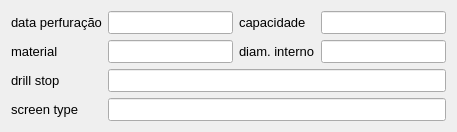
     <widget class="QWidget" name="tab_4">
      <attribute name="title">
       <string>Dados da perfuração</string>
      </attribute>
      <layout class="QGridLayout" name="gridLayout_5">
       <item row="0" column="0">
        <widget class="QLabel" name="label_24">
         <property name="sizePolicy">
          <sizepolicy hsizetype="Minimum" vsizetype="Fixed">
           <horstretch>0</horstretch>
           <verstretch>0</verstretch>
          </sizepolicy>
         </property>
         <property name="minimumSize">
          <size>
           <width>0</width>
           <height>0</height>
          </size>
         </property>
         <property name="maximumSize">
          <size>
           <width>16777215</width>
           <height>16777215</height>
          </size>
         </property>
         <property name="font">
          <font>
           <family>Arial</family>
           <pointsize>10</pointsize>
          </font>
         </property>
         <property name="text">
          <string>data perfuração</string>
         </property>
         <property name="scaledContents">
          <bool>true</bool>
         </property>
         <property name="alignment">
          <set>Qt::AlignLeading|Qt::AlignLeft|Qt::AlignVCenter</set>
         </property>
        </widget>
       </item>
       <item row="0" column="1">
        <widget class="QLineEdit" name="drilldate">
         <property name="sizePolicy">
          <sizepolicy hsizetype="Expanding" vsizetype="Fixed">
           <horstretch>0</horstretch>
           <verstretch>0</verstretch>
          </sizepolicy>
         </property>
         <property name="minimumSize">
          <size>
           <width>0</width>
           <height>0</height>
          </size>
         </property>
         <property name="maximumSize">
          <size>
           <width>16777215</width>
           <height>16777215</height>
          </size>
         </property>
         <property name="font">
          <font>
           <family>Arial</family>
           <pointsize>10</pointsize>
          </font>
         </property>
         <property name="toolTip">
          <string>&lt;!DOCTYPE HTML PUBLIC &quot;-//W3C//DTD HTML 4.0//EN&quot; &quot;http://www.w3.org/TR/REC-html40/strict.dtd&quot;&gt;
&lt;html&gt;&lt;head&gt;&lt;meta name=&quot;qrichtext&quot; content=&quot;1&quot; /&gt;&lt;style type=&quot;text/css&quot;&gt;
p, li { white-space: pre-wrap; }
&lt;/style&gt;&lt;/head&gt;&lt;body style=&quot; font-family:'MS Shell Dlg 2'; font-size:8.25pt; font-weight:400; font-style:normal;&quot;&gt;
&lt;p style=&quot; margin-top:0px; margin-bottom:0px; margin-left:0px; margin-right:0px; -qt-block-indent:0; text-indent:0px;&quot;&gt;&lt;span style=&quot; font-size:8pt;&quot;&gt;date when drilling was finished&lt;/span&gt;&lt;/p&gt;&lt;/body&gt;&lt;/html&gt;</string>
         </property>
        </widget>
       </item>
       <item row="0" column="2">
        <widget class="QLabel" name="label_12">
         <property name="sizePolicy">
          <sizepolicy hsizetype="Preferred" vsizetype="Fixed">
           <horstretch>0</horstretch>
           <verstretch>0</verstretch>
          </sizepolicy>
         </property>
         <property name="minimumSize">
          <size>
           <width>0</width>
           <height>0</height>
          </size>
         </property>
         <property name="maximumSize">
          <size>
           <width>16777215</width>
           <height>16777215</height>
          </size>
         </property>
         <property name="font">
          <font>
           <family>Arial</family>
           <pointsize>10</pointsize>
          </font>
         </property>
         <property name="text">
          <string>capacidade</string>
         </property>
         <property name="scaledContents">
          <bool>true</bool>
         </property>
         <property name="alignment">
          <set>Qt::AlignLeading|Qt::AlignLeft|Qt::AlignVCenter</set>
         </property>
        </widget>
       </item>
       <item row="0" column="3">
        <widget class="QLineEdit" name="capacity">
         <property name="sizePolicy">
          <sizepolicy hsizetype="Expanding" vsizetype="Fixed">
           <horstretch>0</horstretch>
           <verstretch>0</verstretch>
          </sizepolicy>
         </property>
         <property name="minimumSize">
          <size>
           <width>0</width>
           <height>0</height>
          </size>
         </property>
         <property name="maximumSize">
          <size>
           <width>16777215</width>
           <height>16777215</height>
          </size>
         </property>
         <property name="font">
          <font>
           <family>Arial</family>
           <pointsize>10</pointsize>
          </font>
         </property>
         <property name="toolTip">
          <string>&lt;!DOCTYPE HTML PUBLIC &quot;-//W3C//DTD HTML 4.0//EN&quot; &quot;http://www.w3.org/TR/REC-html40/strict.dtd&quot;&gt;
&lt;html&gt;&lt;head&gt;&lt;meta name=&quot;qrichtext&quot; content=&quot;1&quot; /&gt;&lt;style type=&quot;text/css&quot;&gt;
p, li { white-space: pre-wrap; }
&lt;/style&gt;&lt;/head&gt;&lt;body style=&quot; font-family:'MS Shell Dlg 2'; font-size:8.25pt; font-weight:400; font-style:normal;&quot;&gt;
&lt;p style=&quot; margin-top:0px; margin-bottom:0px; margin-left:0px; margin-right:0px; -qt-block-indent:0; text-indent:0px;&quot;&gt;&lt;span style=&quot; font-family:'Arial,sans-serif'; font-size:8pt; color:#000000; background-color:#ffffff;&quot;&gt;Well capacity: &lt;/span&gt;&lt;/p&gt;
&lt;p style=&quot; margin-top:0px; margin-bottom:0px; margin-left:0px; margin-right:0px; -qt-block-indent:0; text-indent:0px;&quot;&gt;&lt;span style=&quot; font-size:8pt;&quot;&gt;For direct push drillings, flushed with water or air, &lt;/span&gt;&lt;/p&gt;
&lt;p style=&quot; margin-top:0px; margin-bottom:0px; margin-left:0px; margin-right:0px; -qt-block-indent:0; text-indent:0px;&quot;&gt;&lt;span style=&quot; font-size:8pt;&quot;&gt;the capacity may be reported in the scale:&lt;/span&gt;&lt;/p&gt;
&lt;p style=&quot; margin-top:0px; margin-bottom:0px; margin-left:0px; margin-right:0px; -qt-block-indent:0; text-indent:0px;&quot;&gt;&lt;span style=&quot; font-size:8pt;&quot;&gt;1,2,3,4-,4,4+,5-,5,5+,6-,6,6+&lt;/span&gt;&lt;/p&gt;
&lt;p style=&quot; margin-top:0px; margin-bottom:0px; margin-left:0px; margin-right:0px; -qt-block-indent:0; text-indent:0px;&quot;&gt;&lt;span style=&quot; font-size:8pt;&quot;&gt;(same as in table stratigraphy).&lt;/span&gt;&lt;/p&gt;
&lt;p style=&quot; margin-top:0px; margin-bottom:0px; margin-left:0px; margin-right:0px; -qt-block-indent:0; text-indent:0px;&quot;&gt;&lt;span style=&quot; font-size:8pt;&quot;&gt;For wells, capacity may be given as l/h.&lt;/span&gt;&lt;/p&gt;&lt;/body&gt;&lt;/html&gt;</string>
         </property>
        </widget>
       </item>
       <item row="1" column="0">
        <widget class="QLabel" name="label_21">
         <property name="sizePolicy">
          <sizepolicy hsizetype="Minimum" vsizetype="Fixed">
           <horstretch>0</horstretch>
           <verstretch>0</verstretch>
          </sizepolicy>
         </property>
         <property name="minimumSize">
          <size>
           <width>0</width>
           <height>0</height>
          </size>
         </property>
         <property name="maximumSize">
          <size>
           <width>16777215</width>
           <height>16777215</height>
          </size>
         </property>
         <property name="font">
          <font>
           <family>Arial</family>
           <pointsize>10</pointsize>
          </font>
         </property>
         <property name="text">
          <string>material</string>
         </property>
         <property name="scaledContents">
          <bool>true</bool>
         </property>
         <property name="alignment">
          <set>Qt::AlignLeading|Qt::AlignLeft|Qt::AlignVCenter</set>
         </property>
        </widget>
       </item>
       <item row="1" column="1">
        <widget class="QLineEdit" name="material">
         <property name="sizePolicy">
          <sizepolicy hsizetype="Expanding" vsizetype="Fixed">
           <horstretch>0</horstretch>
           <verstretch>0</verstretch>
          </sizepolicy>
         </property>
         <property name="minimumSize">
          <size>
           <width>0</width>
           <height>0</height>
          </size>
         </property>
         <property name="maximumSize">
          <size>
           <width>16777215</width>
           <height>16777215</height>
          </size>
         </property>
         <property name="font">
          <font>
           <family>Arial</family>
           <pointsize>10</pointsize>
          </font>
         </property>
         <property name="toolTip">
          <string>&lt;!DOCTYPE HTML PUBLIC &quot;-//W3C//DTD HTML 4.0//EN&quot; &quot;http://www.w3.org/TR/REC-html40/strict.dtd&quot;&gt;
&lt;html&gt;&lt;head&gt;&lt;meta name=&quot;qrichtext&quot; content=&quot;1&quot; /&gt;&lt;style type=&quot;text/css&quot;&gt;
p, li { white-space: pre-wrap; }
&lt;/style&gt;&lt;/head&gt;&lt;body style=&quot; font-family:'MS Shell Dlg 2'; font-size:8.25pt; font-weight:400; font-style:normal;&quot;&gt;
&lt;p style=&quot; margin-top:0px; margin-bottom:0px; margin-left:0px; margin-right:0px; -qt-block-indent:0; text-indent:0px;&quot;&gt;&lt;span style=&quot; font-size:8pt;&quot;&gt;Steel&lt;/span&gt;&lt;/p&gt;
&lt;p style=&quot; margin-top:0px; margin-bottom:0px; margin-left:0px; margin-right:0px; -qt-block-indent:0; text-indent:0px;&quot;&gt;&lt;span style=&quot; font-size:8pt;&quot;&gt;Concrete&lt;/span&gt;&lt;/p&gt;
&lt;p style=&quot; margin-top:0px; margin-bottom:0px; margin-left:0px; margin-right:0px; -qt-block-indent:0; text-indent:0px;&quot;&gt;&lt;span style=&quot; font-size:8pt;&quot;&gt;Stones&lt;/span&gt;&lt;/p&gt;
&lt;p style=&quot; margin-top:0px; margin-bottom:0px; margin-left:0px; margin-right:0px; -qt-block-indent:0; text-indent:0px;&quot;&gt;&lt;span style=&quot; font-size:8pt;&quot;&gt;Stainless steel&lt;/span&gt;&lt;/p&gt;
&lt;p style=&quot; margin-top:0px; margin-bottom:0px; margin-left:0px; margin-right:0px; -qt-block-indent:0; text-indent:0px;&quot;&gt;&lt;span style=&quot; font-size:8pt;&quot;&gt;etc&lt;/span&gt;&lt;/p&gt;&lt;/body&gt;&lt;/html&gt;</string>
         </property>
         <property name="text">
          <string/>
         </property>
        </widget>
       </item>
       <item row="1" column="2">
        <widget class="QLabel" name="label_19">
         <property name="sizePolicy">
          <sizepolicy hsizetype="Preferred" vsizetype="Fixed">
           <horstretch>0</horstretch>
           <verstretch>0</verstretch>
          </sizepolicy>
         </property>
         <property name="minimumSize">
          <size>
           <width>0</width>
           <height>0</height>
          </size>
         </property>
         <property name="maximumSize">
          <size>
           <width>16777215</width>
           <height>16777215</height>
          </size>
         </property>
         <property name="font">
          <font>
           <family>Arial</family>
           <pointsize>10</pointsize>
          </font>
         </property>
         <property name="text">
          <string>diam. interno</string>
         </property>
         <property name="scaledContents">
          <bool>true</bool>
         </property>
         <property name="alignment">
          <set>Qt::AlignLeading|Qt::AlignLeft|Qt::AlignVCenter</set>
         </property>
        </widget>
       </item>
       <item row="1" column="3">
        <widget class="QLineEdit" name="diam">
         <property name="sizePolicy">
          <sizepolicy hsizetype="Expanding" vsizetype="Fixed">
           <horstretch>0</horstretch>
           <verstretch>0</verstretch>
          </sizepolicy>
         </property>
         <property name="minimumSize">
          <size>
           <width>0</width>
           <height>0</height>
          </size>
         </property>
         <property name="maximumSize">
          <size>
           <width>16777215</width>
           <height>16777215</height>
          </size>
         </property>
         <property name="font">
          <font>
           <family>Arial</family>
           <pointsize>10</pointsize>
          </font>
         </property>
         <property name="toolTip">
          <string>&lt;!DOCTYPE HTML PUBLIC &quot;-//W3C//DTD HTML 4.0//EN&quot; &quot;http://www.w3.org/TR/REC-html40/strict.dtd&quot;&gt;
&lt;html&gt;&lt;head&gt;&lt;meta name=&quot;qrichtext&quot; content=&quot;1&quot; /&gt;&lt;style type=&quot;text/css&quot;&gt;
p, li { white-space: pre-wrap; }
&lt;/style&gt;&lt;/head&gt;&lt;body style=&quot; font-family:'MS Shell Dlg 2'; font-size:8.25pt; font-weight:400; font-style:normal;&quot;&gt;
&lt;p style=&quot; margin-top:0px; margin-bottom:0px; margin-left:0px; margin-right:0px; -qt-block-indent:0; text-indent:0px;&quot;&gt;&lt;span style=&quot; font-size:8pt;&quot;&gt;Casing pipe inner diameter (mm).&lt;/span&gt;&lt;/p&gt;
&lt;p style=&quot; margin-top:0px; margin-bottom:0px; margin-left:0px; margin-right:0px; -qt-block-indent:0; text-indent:0px;&quot;&gt;&lt;span style=&quot; font-size:8pt;&quot;&gt;Dimension för screens and filters &lt;/span&gt;&lt;/p&gt;
&lt;p style=&quot; margin-top:0px; margin-bottom:0px; margin-left:0px; margin-right:0px; -qt-block-indent:0; text-indent:0px;&quot;&gt;&lt;span style=&quot; font-size:8pt;&quot;&gt;are given in field for screen type below.&lt;/span&gt;&lt;/p&gt;&lt;/body&gt;&lt;/html&gt;</string>
         </property>
        </widget>
       </item>
       <item row="2" column="0">
        <widget class="QLabel" name="label_11">
         <property name="enabled">
          <bool>true</bool>
         </property>
         <property name="sizePolicy">
          <sizepolicy hsizetype="Minimum" vsizetype="Fixed">
           <horstretch>100</horstretch>
           <verstretch>100</verstretch>
          </sizepolicy>
         </property>
         <property name="minimumSize">
          <size>
           <width>0</width>
           <height>0</height>
          </size>
         </property>
         <property name="maximumSize">
          <size>
           <width>16777215</width>
           <height>16777215</height>
          </size>
         </property>
         <property name="font">
          <font>
           <family>Arial</family>
           <pointsize>10</pointsize>
          </font>
         </property>
         <property name="toolTip">
          <string>Parada da perf.</string>
         </property>
         <property name="layoutDirection">
          <enum>Qt::RightToLeft</enum>
         </property>
         <property name="text">
          <string>drill stop</string>
         </property>
         <property name="alignment">
          <set>Qt::AlignLeading|Qt::AlignLeft|Qt::AlignVCenter</set>
         </property>
        </widget>
       </item>
       <item row="2" column="1" colspan="3">
        <widget class="QLineEdit" name="drillstop">
         <property name="sizePolicy">
          <sizepolicy hsizetype="Expanding" vsizetype="Fixed">
           <horstretch>0</horstretch>
           <verstretch>0</verstretch>
          </sizepolicy>
         </property>
         <property name="minimumSize">
          <size>
           <width>0</width>
           <height>0</height>
          </size>
         </property>
         <property name="maximumSize">
          <size>
           <width>16777215</width>
           <height>16777215</height>
          </size>
         </property>
         <property name="font">
          <font>
           <family>Arial</family>
           <pointsize>10</pointsize>
          </font>
         </property>
         <property name="toolTip">
          <string>&lt;!DOCTYPE HTML PUBLIC &quot;-//W3C//DTD HTML 4.0//EN&quot; &quot;http://www.w3.org/TR/REC-html40/strict.dtd&quot;&gt;
&lt;html&gt;&lt;head&gt;&lt;meta name=&quot;qrichtext&quot; content=&quot;1&quot; /&gt;&lt;style type=&quot;text/css&quot;&gt;
p, li { white-space: pre-wrap; }
&lt;/style&gt;&lt;/head&gt;&lt;body style=&quot; font-family:'MS Shell Dlg 2'; font-size:8.25pt; font-weight:400; font-style:normal;&quot;&gt;
&lt;p style=&quot; margin-top:0px; margin-bottom:0px; margin-left:0px; margin-right:0px; -qt-block-indent:0; text-indent:0px;&quot;&gt;&lt;span style=&quot; font-size:8pt;&quot;&gt;stop against boulder or rock&lt;/span&gt;&lt;/p&gt;
&lt;p style=&quot; margin-top:0px; margin-bottom:0px; margin-left:0px; margin-right:0px; -qt-block-indent:0; text-indent:0px;&quot;&gt;&lt;span style=&quot; font-size:8pt;&quot;&gt;stop against rock&lt;/span&gt;&lt;/p&gt;
&lt;p style=&quot; margin-top:0px; margin-bottom:0px; margin-left:0px; margin-right:0px; -qt-block-indent:0; text-indent:0px;&quot;&gt;&lt;span style=&quot; font-size:8pt;&quot;&gt;stop in rock&lt;/span&gt;&lt;/p&gt;
&lt;p style=&quot; margin-top:0px; margin-bottom:0px; margin-left:0px; margin-right:0px; -qt-block-indent:0; text-indent:0px;&quot;&gt;&lt;span style=&quot; font-size:8pt;&quot;&gt;frictional stop&lt;/span&gt;&lt;/p&gt;
&lt;p style=&quot; margin-top:0px; margin-bottom:0px; margin-left:0px; margin-right:0px; -qt-block-indent:0; text-indent:0px;&quot;&gt;&lt;span style=&quot; font-size:8pt;&quot;&gt;stop in till&lt;/span&gt;&lt;/p&gt;
&lt;p style=&quot; margin-top:0px; margin-bottom:0px; margin-left:0px; margin-right:0px; -qt-block-indent:0; text-indent:0px;&quot;&gt;&lt;span style=&quot; font-size:8pt;&quot;&gt;drilling may proceed&lt;/span&gt;&lt;/p&gt;
&lt;p style=&quot; margin-top:0px; margin-bottom:0px; margin-left:0px; margin-right:0px; -qt-block-indent:0; text-indent:0px;&quot;&gt;&lt;span style=&quot; font-size:8pt;&quot;&gt;...&lt;/span&gt;&lt;/p&gt;&lt;/body&gt;&lt;/html&gt;</string>
         </property>
        </widget>
       </item>
       <item row="3" column="0">
        <widget class="QLabel" name="label_13">
         <property name="enabled">
          <bool>true</bool>
         </property>
         <property name="sizePolicy">
          <sizepolicy hsizetype="Minimum" vsizetype="Fixed">
           <horstretch>100</horstretch>
           <verstretch>100</verstretch>
          </sizepolicy>
         </property>
         <property name="minimumSize">
          <size>
           <width>0</width>
           <height>0</height>
          </size>
         </property>
         <property name="maximumSize">
          <size>
           <width>16777215</width>
           <height>16777215</height>
          </size>
         </property>
         <property name="font">
          <font>
           <family>Arial</family>
           <pointsize>10</pointsize>
          </font>
         </property>
         <property name="layoutDirection">
          <enum>Qt::RightToLeft</enum>
         </property>
         <property name="text">
          <string>screen type</string>
         </property>
         <property name="alignment">
          <set>Qt::AlignLeading|Qt::AlignLeft|Qt::AlignVCenter</set>
         </property>
        </widget>
       </item>
       <item row="3" column="1" colspan="3">
        <widget class="QLineEdit" name="screen">
         <property name="sizePolicy">
          <sizepolicy hsizetype="Expanding" vsizetype="Fixed">
           <horstretch>0</horstretch>
           <verstretch>0</verstretch>
          </sizepolicy>
         </property>
         <property name="minimumSize">
          <size>
           <width>0</width>
           <height>0</height>
          </size>
         </property>
         <property name="maximumSize">
          <size>
           <width>16777215</width>
           <height>16777215</height>
          </size>
         </property>
         <property name="font">
          <font>
           <family>Arial</family>
           <pointsize>10</pointsize>
          </font>
         </property>
         <property name="toolTip">
          <string>&lt;!DOCTYPE HTML PUBLIC &quot;-//W3C//DTD HTML 4.0//EN&quot; &quot;http://www.w3.org/TR/REC-html40/strict.dtd&quot;&gt;
&lt;html&gt;&lt;head&gt;&lt;meta name=&quot;qrichtext&quot; content=&quot;1&quot; /&gt;&lt;style type=&quot;text/css&quot;&gt;
p, li { white-space: pre-wrap; }
&lt;/style&gt;&lt;/head&gt;&lt;body style=&quot; font-family:'MS Shell Dlg 2'; font-size:8.25pt; font-weight:400; font-style:normal;&quot;&gt;
&lt;p style=&quot; margin-top:0px; margin-bottom:0px; margin-left:0px; margin-right:0px; -qt-block-indent:0; text-indent:0px;&quot;&gt;&lt;span style=&quot; font-size:8pt;&quot;&gt;E.g. 18-20 m Johnson Well Screen 2.5mm, inner diam=118mm.&lt;/span&gt;&lt;/p&gt;&lt;/body&gt;&lt;/html&gt;</string>
         </property>
        </widget>
       </item>
      </layout>
     </widget>
